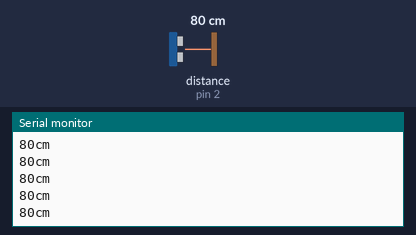
Bench run of a sketch on a simulated Arduino Uno, built with avr-gcc and run on an emulated ATmega328P. On the bench: the last lines printed to the serial monitor. Wiring (inferred from the names in the program): ultrasonic range finder: trigger pin 3; echo pin 2. The test bench sets the inputs (shaded band); at power-on: distance to the obstacle (sensor on pin 2) 80 cm. The echo pulse lasts 58.3 µs per cm.

Above: at 1.2 s.
1.3 s: distance to the obstacle (sensor on pin 2) set to 2 cm
At 1.48 s:
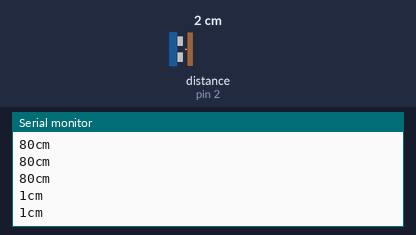
2.8 s: distance to the obstacle (sensor on pin 2) set to 120 cm
At 2.89 s:
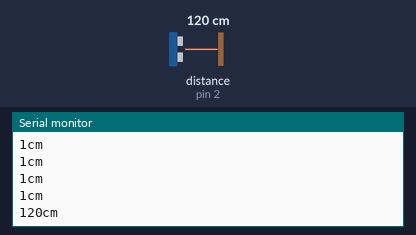
Timing chart, 0 to 5.8 s (numbered marks = the images above; inputs shaded):
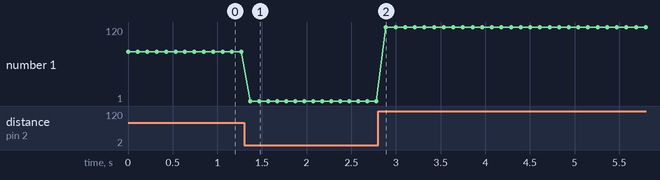

Measured:
- after the input at 1.3 s, the serial monitor: prints a new line after 0.07 s (image 1)
- after the input at 2.8 s, the serial monitor: prints a new line after 0.09 s (image 2)
- plotted number 1: 80 → 1 after the input at 1.3 s, 1 → 120 after the input at 2.8 s

The sketch:

UltrasoonSensor.ino
```cpp
//Arduino PWM Speed Control：
#define ECHO 2
#define TRIGGER 3

void setup() {
   Serial.begin(9600); // Starting Serial Terminal
   pinMode(ECHO, INPUT);
   pinMode(TRIGGER, OUTPUT);
}

void loop() {
   long duration, cm;
   digitalWrite(TRIGGER, LOW);
   delayMicroseconds(2);
   digitalWrite(TRIGGER, HIGH);
   delayMicroseconds(10);
   digitalWrite(TRIGGER, LOW);

   duration = pulseIn(ECHO, HIGH);
   cm = microsecondsToCentimeters(duration);
   Serial.print(cm);
   Serial.print("cm");
   Serial.println();
   delay(100);
}

long microsecondsToCentimeters(long microseconds) {
   return microseconds / 29 / 2;
}
```
